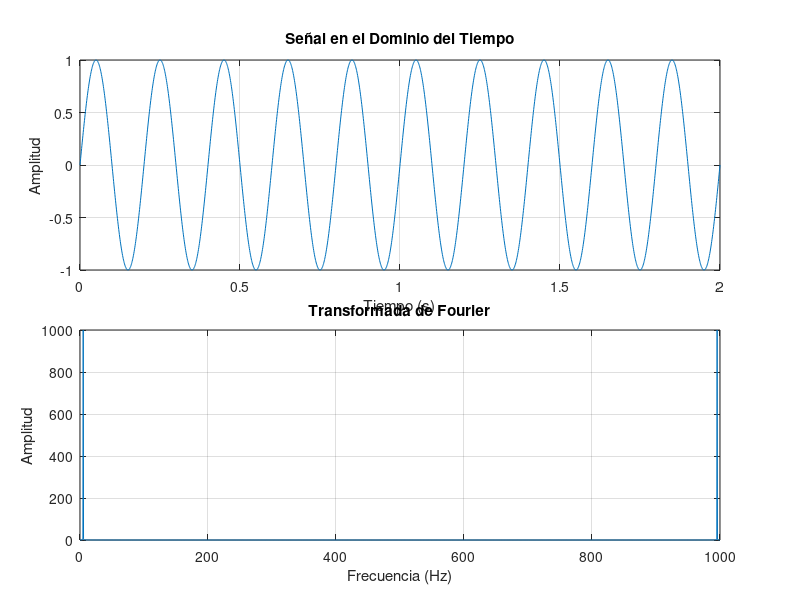

Source code (MATLAB):
% Parámetros de la señal
frecuencia = 5;  % Frecuencia de la señal en Hz
muestras_por_segundo = 1000;  % Tasa de muestreo en Hz
duracion_segundos = 2;  % Duración de la señal en segundos

% Generar una señal senoidal
tiempo = linspace(0, duracion_segundos, muestras_por_segundo * duracion_segundos);
senal = sin(2 * pi * frecuencia * tiempo);

% Calcular la Transformada de Fourier
transformada = fft(senal);

% Mostrar la Transformada de Fourier en un gráfico
figure;
subplot(2, 1, 1); % Crear un subplot para la señal en el dominio del tiempo
plot(tiempo, senal);
title('Señal en el Dominio del Tiempo');
xlabel('Tiempo (s)');
ylabel('Amplitud');
grid on;

subplot(2, 1, 2); % Crear un subplot para la Transformada de Fourier
frecuencias = linspace(0, muestras_por_segundo, length(transformada));
plot(frecuencias, abs(transformada));
title('Transformada de Fourier');
xlabel('Frecuencia (Hz)');
ylabel('Amplitud');
grid on;

% Ajustar el espacio entre subplots
spacing = 0.1;
set(subplot(2, 1, 1), 'Position', [0.1, 0.55, 0.8, 0.35]);
set(subplot(2, 1, 2), 'Position', [0.1, 0.1, 0.8, 0.35]);
